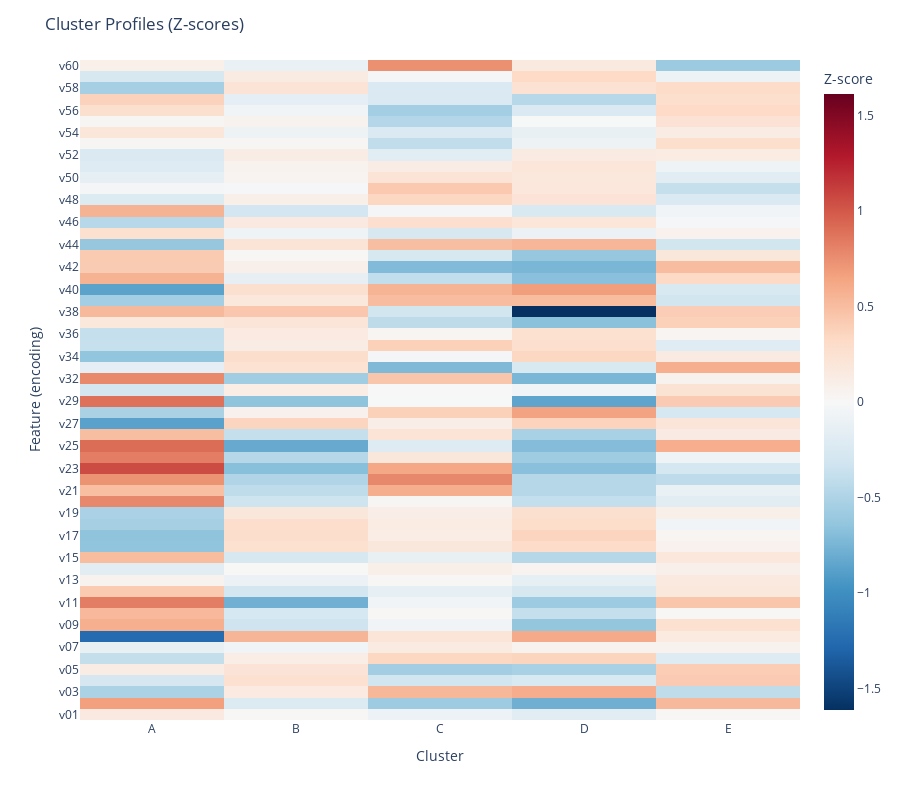

The notebook cell saved with this chart:
### Code cell
# map encoding -> human name
encoding_to_name = dict(zip(var_lookup["encoding"], var_lookup["Name"]))

# keep original encodings on the y-axis
display_df = z_scores.T  # index: v01, v02, ...

# build customdata (human-readable names) repeated across columns to match the heatmap shape
human_names = display_df.index.map(lambda e: encoding_to_name.get(e, e)).values
customdata = np.tile(human_names.reshape(-1, 1), (1, display_df.shape[1]))

# get symmetric range for colour scale
max_abs = np.nanmax(np.abs(display_df.values))


fig = px.imshow(
    display_df,
    color_continuous_scale="RdBu_r",
    origin="lower",
    aspect="auto",
    labels=dict(x="Cluster", y="Feature (encoding)", color="Z-score")
    , zmin=-max_abs, zmax=max_abs  # symmetric color scale
)

# attach customdata and show both encoding (y) and human name (customdata) in the tooltip
fig.data[0].customdata = customdata
fig.update_traces(
    hovertemplate="Cluster: %{x}<br>Encoding: %{y}<br>Name: %{customdata}<br>Z-score: %{z:.2f}<extra></extra>"
)

fig.update_layout(
    title="Cluster Profiles (Z-scores)",
    xaxis_title="Cluster",
    yaxis_title="Feature (encoding)",
    height=800
)

fig.show()

### Figure 1 — Plotly figure (JSON) as saved in the notebook; plotly's stock layout.template omitted (floating-point values rounded to 4 significant figures; data arrays with more than 128 entries replaced by an {"elided": "..."} marker saying what was removed)
{"data": [{"coloraxis": "coloraxis", "customdata": {"elided": "59x5 str values"}, "hovertemplate": "Cluster: %{x}<br>Encoding: %{y}<br>Name: %{customdata}<br>Z-score: %{z:.2f}<extra></extra>", "name": "0", "type": "heatmap", "x": ["A", "B", "C", "D", "E"], "xaxis": "x", "y": ["v01", "v02", "v03", "v04", "v05", "v06", "v07", "v08", "v09", "v10", "v11", "v12", "v13", "v14", "v15", "v16", "v17", "v18", "v19", "v20", "v21", "v22", "v23", "v24", "v25", "v26", "v27", "v28", "v29", "v30", "v32", "v33", "v34", "v35", "v36", "v37", "v38", "v39", "v40", "v41", "v42", "v43", "v44", "v45", "v46", "v47", "v48", "v49", "v50", "v51", "v52", "v53", "v54", "v55", "v56", "v57", "v58", "v59", "v60"], "yaxis": "y", "z": {"elided": "59x5 float values"}}], "layout": {"coloraxis": {"cmax": 1.614, "cmin": -1.614, "colorbar": {"title": {"text": "Z-score"}}, "colorscale": [[0, "rgb(5,48,97)"], [0.1, "rgb(33,102,172)"], [0.2, "rgb(67,147,195)"], [0.3, "rgb(146,197,222)"], [0.4, "rgb(209,229,240)"], [0.5, "rgb(247,247,247)"], [0.6, "rgb(253,219,199)"], [0.7, "rgb(244,165,130)"], [0.8, "rgb(214,96,77)"], [0.9, "rgb(178,24,43)"], [1, "rgb(103,0,31)"]]}, "height": 800, "margin": {"t": 60}, "title": {"text": "Cluster Profiles (Z-scores)"}, "xaxis": {"anchor": "y", "domain": [0, 1], "title": {"text": "Cluster"}}, "yaxis": {"anchor": "x", "autorange": true, "domain": [0, 1], "title": {"text": "Feature (encoding)"}}}}
